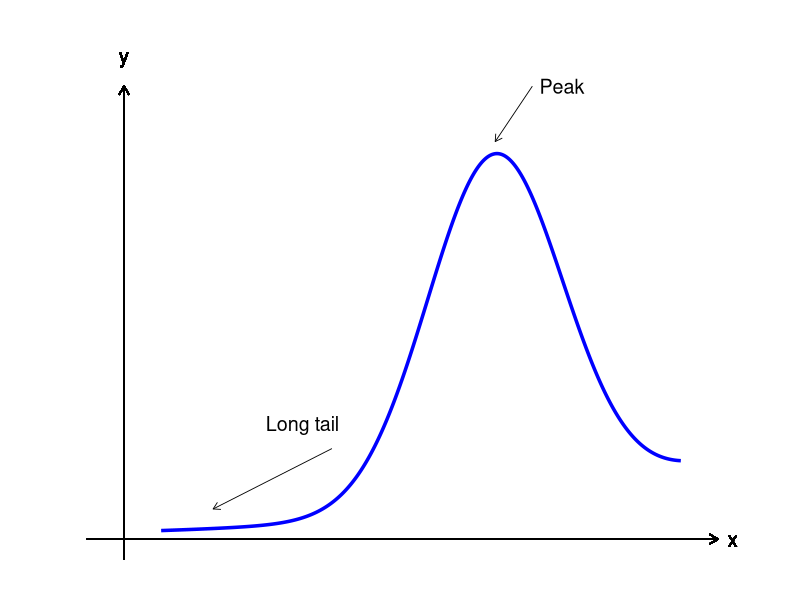
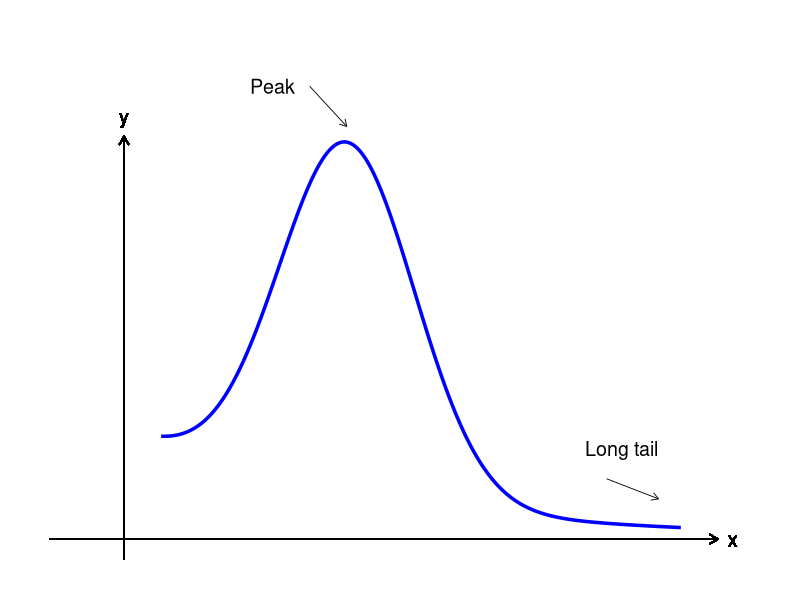
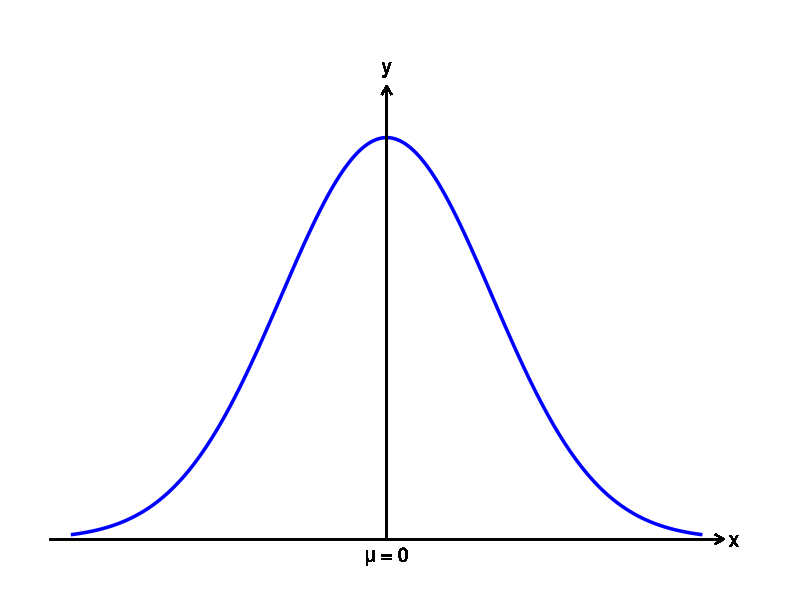
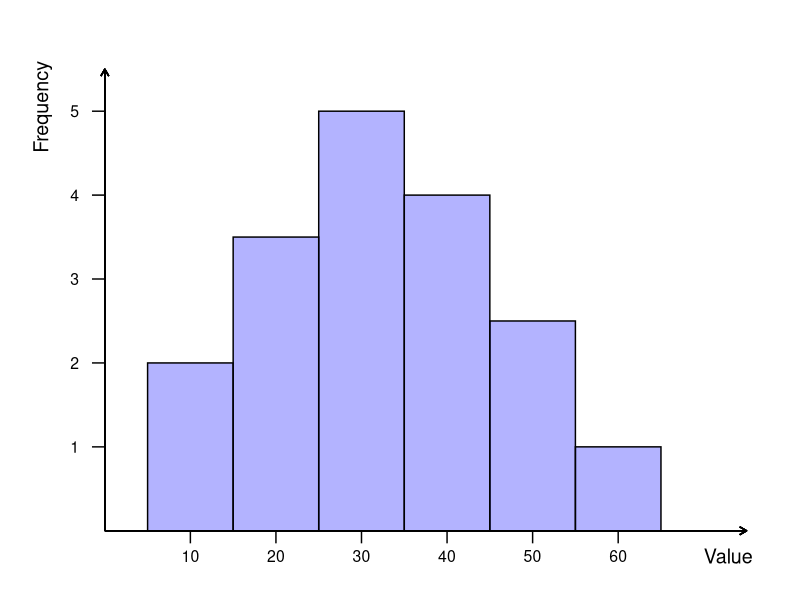
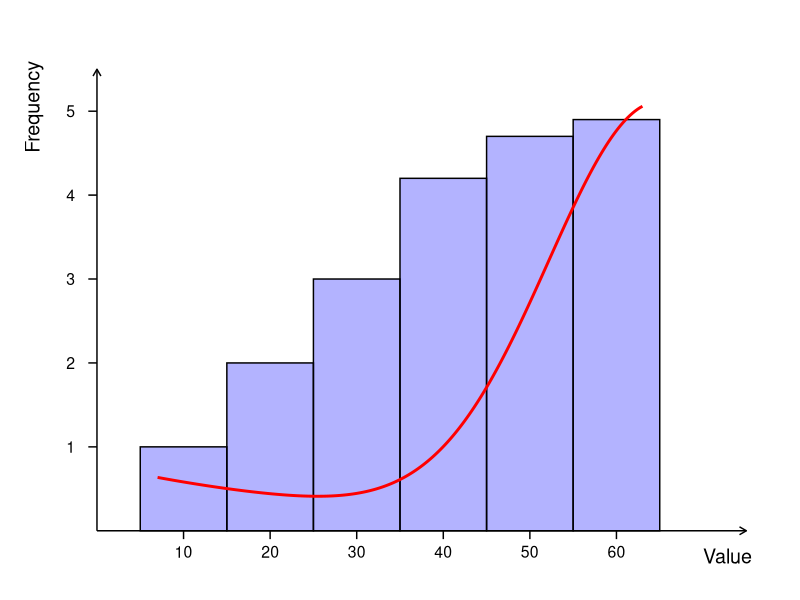
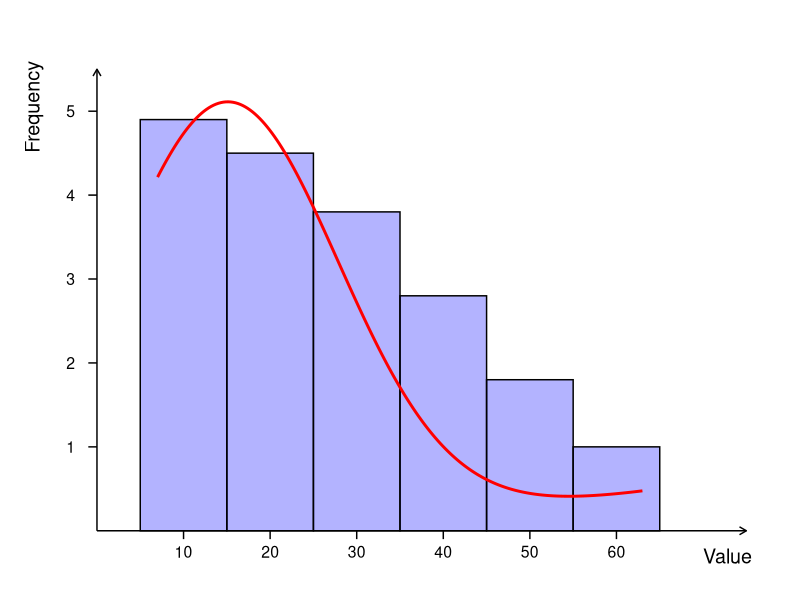
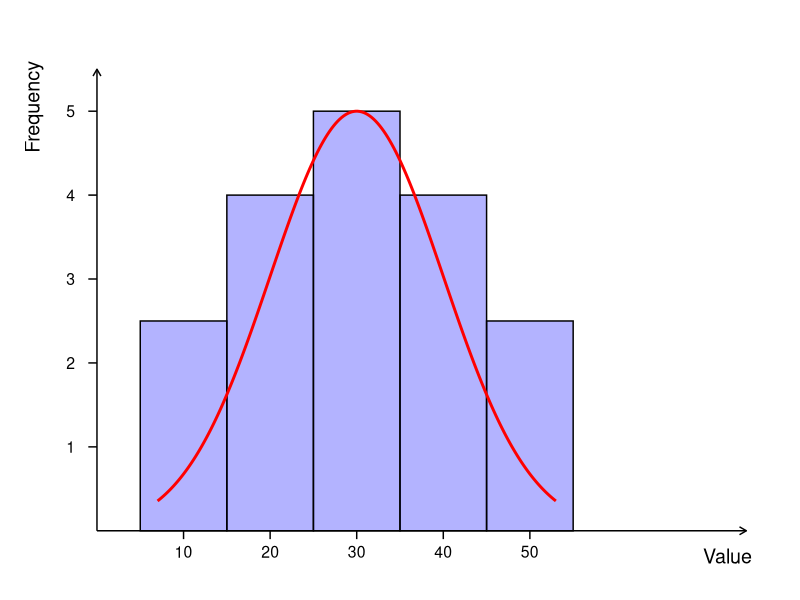
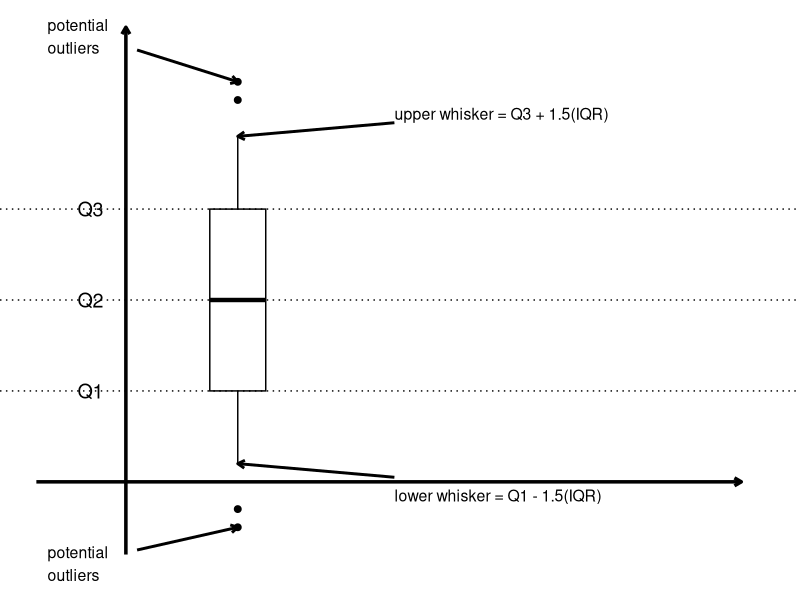

These figures' R source, in order:
## ---- chunk 1
library(ggplot2)
library(grid)  # for unit()

# Create data for the skewed curve
x <- seq(0.5, 7.5, length.out = 500)
y <- 3.5 * exp(-0.6 * (x - 5)^2) + 0.6 * exp(-0.3 * (7 - x))
data <- data.frame(x, y)

# Plot
ggplot(data, aes(x, y)) +
  geom_line(color = "blue", linewidth = 1.2) +
  
  # Custom x- and y-axes with arrows
  geom_segment(aes(x = -0.5, xend = 8, y = 0, yend = 0),
               arrow = arrow(length = unit(0.25, "cm")),
               color = "black", linewidth = 0.5, inherit.aes = FALSE) +
  geom_segment(aes(x = 0, xend = 0, y = -0.2, yend = 4.5),
               arrow = arrow(length = unit(0.25, "cm")),
               color = "black", linewidth = 0.5, inherit.aes = FALSE) +
  
  # Axis labels near arrow tips
  geom_text(aes(x = 8.2, y = 0, label = "x"), size = 5, inherit.aes = FALSE) +
  geom_text(aes(x = 0, y = 4.8, label = "y"), size = 5, inherit.aes = FALSE) +
  
  # Annotations
  geom_segment(data = data.frame(x = 2.8, y = 0.9, xend = 1.2, yend = 0.3),
               aes(x = x, y = y, xend = xend, yend = yend),
               arrow = arrow(length = unit(0.2, "cm")), linewidth = 0.3,
               inherit.aes = FALSE) +
  geom_text(data = data.frame(x = 2.4, y = 1.15, label = "Long tail"),
            aes(x = x, y = y, label = label), size = 5,
            inherit.aes = FALSE) +
  
  geom_segment(data = data.frame(x = 5.5, y = 4.5, xend = 5.0, yend = 3.95),
               aes(x = x, y = y, xend = xend, yend = yend),
               arrow = arrow(length = unit(0.2, "cm")), linewidth = 0.3,
               inherit.aes = FALSE) +
  geom_text(data = data.frame(x = 5.90, y = 4.5, label = "Peak"),
            aes(x = x, y = y, label = label), size = 5,
            inherit.aes = FALSE) +
  
  coord_cartesian(xlim = c(-1, 8.5), ylim = c(-0.2, 5)) +
  theme_minimal(base_size = 14) +
  theme(
    panel.grid = element_blank(),
    axis.title = element_blank(),
    axis.text = element_blank(),
    axis.ticks = element_blank()
  )
## ---- chunk 2
library(ggplot2)
library(grid)  # for unit()

# Create data for the skewed curve
x <- seq(0.5, 7.5, length.out = 500)
y <- 3.5 * exp(-0.6 * (x - 3)^2) + 0.6 * exp(-0.3 * (x - 2))
data <- data.frame(x, y)

ggplot(data, aes(x, y)) +
  geom_line(color = "blue", linewidth = 1.2) +
  
  # Axes with arrows
  geom_segment(aes(x = -1, xend = 8, y = 0, yend = 0),
               arrow = arrow(length = unit(0.25, "cm")),
               color = "black", linewidth = 0.5, inherit.aes = FALSE) +
  geom_segment(aes(x = 0, xend = 0, y = -0.2, yend = 4),
               arrow = arrow(length = unit(0.25, "cm")),
               color = "black", linewidth = 0.5, inherit.aes = FALSE) +
  
  # Axis labels
  geom_text(aes(x = 8.2, y = 0, label = "x"), size = 5, inherit.aes = FALSE) +
  geom_text(aes(x = 0, y = 4.2, label = "y"), size = 5, inherit.aes = FALSE) +
  
  # Annotations
  geom_segment(data = data.frame(x = 2.5, y = 4.5, xend = 3, yend = 4.1),
               aes(x = x, y = y, xend = xend, yend = yend),
               arrow = arrow(length = unit(0.2, "cm")),
               linewidth = 0.3, inherit.aes = FALSE) +
  geom_text(data = data.frame(x = 2, y = 4.5, label = "Peak"),
            aes(x = x, y = y, label = label),
            size = 5, inherit.aes = FALSE) +
  
  geom_segment(data = data.frame(x = 6.5, y = 0.6, xend = 7.2, yend = 0.4),
               aes(x = x, y = y, xend = xend, yend = yend),
               arrow = arrow(length = unit(0.2, "cm")),
               linewidth = 0.3, inherit.aes = FALSE) +
  geom_text(data = data.frame(x = 6.7, y = 0.9, label = "Long tail"),
            aes(x = x, y = y, label = label),
            size = 5, inherit.aes = FALSE) +
  
  coord_cartesian(xlim = c(-1, 8.5), ylim = c(-0.2, 5)) +
  theme_minimal(base_size = 14) +
  theme(
    panel.grid = element_blank(),
    axis.title = element_blank(),
    axis.text = element_blank(),
    axis.ticks = element_blank()
  )
## ---- chunk 3
library(ggplot2)
library(grid)

# Standard normal curve
x <- seq(-3, 3, length.out = 500)
y <- dnorm(x)
data <- data.frame(x, y)

ggplot(data, aes(x, y)) +
  geom_line(color = "blue", linewidth = 1.2) +
  
  # Axes with arrows
  geom_segment(aes(x = -3.2, xend = 3.2, y = 0, yend = 0),
               arrow = arrow(length = unit(0.25, "cm")),
               color = "black", linewidth = 0.6, inherit.aes = FALSE) +
  geom_segment(aes(x = 0, xend = 0, y = 0, yend = 0.45),
               arrow = arrow(length = unit(0.25, "cm")),
               color = "black", linewidth = 0.6, inherit.aes = FALSE) +
  
  # Dashed line from peak to x-axis
  geom_segment(aes(x = 0, xend = 0, y = 0, yend = dnorm(0)),
               linetype = "dashed", color = "black", inherit.aes = FALSE) +
  
  # Axis labels
  geom_text(aes(x = 3.3, y = 0, label = "x"), size = 5, inherit.aes = FALSE) +
  geom_text(aes(x = 0, y = 0.47, label = "y"), size = 5, inherit.aes = FALSE) +
  
  # Label for mu = 0
  geom_text(aes(x = 0, y = -0.015, label = "μ = 0"), size = 5, inherit.aes = FALSE) +
  
  coord_cartesian(xlim = c(-3.2, 3.5), ylim = c(-0.02, 0.5)) +
  theme_minimal(base_size = 14) +
  theme(
    panel.grid = element_blank(),
    axis.title = element_blank(),
    axis.text = element_blank(),
    axis.ticks = element_blank()
  )
## ---- chunk 4
library(ggplot2)

# Data for bars
df <- data.frame(
  xmin = c(0.5, 1.5, 2.5, 3.5, 4.5, 5.5),
  xmax = c(1.5, 2.5, 3.5, 4.5, 5.5, 6.5),
  ymax = c(2, 3.5, 5, 4, 2.5, 1)
)
df$xmid <- (df$xmin + df$xmax) / 2
df$xlabel <- c("10", "20", "30", "40", "50", "60")

# Plot
ggplot(df) +
  # Bars
  geom_rect(aes(xmin = xmin, xmax = xmax, ymin = 0, ymax = ymax),
            fill = "blue", alpha = 0.3, color = "black") +
  
  # X-axis ticks and labels
  geom_segment(data = df, aes(x = xmid, xend = xmid, y = 0, yend = -0.15)) +
  geom_text(data = df, aes(x = xmid, y = -0.3, label = xlabel), size = 4) +
  
  # Y-axis ticks and labels
  geom_segment(data = data.frame(y = 1:5),
               aes(x = 0, xend = -0.15, y = y, yend = y)) +
  geom_text(data = data.frame(y = 1:5),
            aes(x = -0.3, y = y, label = y), size = 4, hjust = 1) +
  
  # Axis arrows
  geom_segment(aes(x = 0, xend = 7.5, y = 0, yend = 0),
               arrow = arrow(length = unit(0.2, "cm")), linewidth = 0.5) +
  geom_segment(aes(x = 0, xend = 0, y = 0, yend = 5.5),
               arrow = arrow(length = unit(0.2, "cm")), linewidth = 0.5) +
  
  # Axis titles
  annotate("text", x = 7.0, y = -0.3, label = "Value", hjust = 0, size = 5) +
  annotate("text", x = -0.75, y = 5.6, label = "Frequency", angle = 90, hjust = 1, size = 5) +
  
  # Layout
  coord_cartesian(xlim = c(-0.8, 7.7), ylim = c(-0.5, 6)) +
  theme_void()
## ---- chunk 5
library(ggplot2)

# Bar data
df <- data.frame(
  xmin = c(0.5, 1.5, 2.5, 3.5, 4.5, 5.5),
  xmax = c(1.5, 2.5, 3.5, 4.5, 5.5, 6.5),
  ymax = c(1, 2, 3, 4.2, 4.7, 4.9)
)
df$xmid <- (df$xmin + df$xmax) / 2
df$xlabel <- c("10", "20", "30", "40", "50", "60")

# Curve function
curve_df <- data.frame(x = seq(0.7, 6.3, length.out = 200))
curve_df$y <- with(curve_df, 5 * exp(-0.3 * (6.5 - x)^2) + 0.5 * exp(-0.3 * (x - 1.5)))

# Y ticks
yticks <- data.frame(y = 1:5)

# Plot
ggplot() +
  # Histogram bars
  geom_rect(data = df,
            aes(xmin = xmin, xmax = xmax, ymin = 0, ymax = ymax),
            fill = "blue", alpha = 0.3, color = "black") +
  
  # Red curve
  geom_line(data = curve_df, aes(x = x, y = y), color = "red", linewidth = 1) +
  
  # X ticks and labels
  geom_segment(data = df, aes(x = xmid, xend = xmid, y = 0, yend = -0.1)) +
  geom_text(data = df, aes(x = xmid, y = -0.25, label = xlabel), size = 4) +
  
  # Y ticks and labels
  geom_segment(data = yticks, aes(x = 0, xend = -0.1, y = y, yend = y)) +
  geom_text(data = yticks, aes(x = -0.25, y = y, label = y), size = 4, hjust = 1) +
  
  # Axis arrows
  geom_segment(aes(x = 0, xend = 7.5, y = 0, yend = 0),
               arrow = arrow(length = unit(0.2, "cm")), linewidth = 0.5) +
  geom_segment(aes(x = 0, xend = 0, y = 0, yend = 5.5),
               arrow = arrow(length = unit(0.2, "cm")), linewidth = 0.5) +
  
  # Axis titles
  annotate("text", x = 7.0, y = -0.3, label = "Value", hjust = 0, size = 5) +
  annotate("text", x = -0.75, y = 5.6, label = "Frequency", angle = 90, hjust = 1, size = 5) +
  
  # Final styling
  coord_cartesian(xlim = c(-0.7, 7.7), ylim = c(-0.5, 6)) +
  theme_void()
## ---- chunk 6
library(ggplot2)

# Bar data
df <- data.frame(
  xmin = c(0.5, 1.5, 2.5, 3.5, 4.5, 5.5),
  xmax = c(1.5, 2.5, 3.5, 4.5, 5.5, 6.5),
  ymax = c(4.9, 4.5, 3.8, 2.8, 1.8, 1)
)
df$xmid <- (df$xmin + df$xmax) / 2
df$xlabel <- c("10", "20", "30", "40", "50", "60")

# Curve
curve_df <- data.frame(x = seq(0.7, 6.3, length.out = 200))
curve_df$y <- with(curve_df, 5 * exp(-0.3 * (x - 1.5)^2) + 0.5 * exp(-0.3 * (6.5 - x)))

# Y-axis tick data
yticks <- data.frame(y = 1:5)

# Plot
ggplot() +
  # Histogram bars
  geom_rect(data = df,
            aes(xmin = xmin, xmax = xmax, ymin = 0, ymax = ymax),
            fill = "blue", alpha = 0.3, color = "black") +
  
  # Red curve
  geom_line(data = curve_df, aes(x = x, y = y), color = "red", linewidth = 1) +
  
  # X-axis ticks and labels
  geom_segment(data = df, aes(x = xmid, xend = xmid, y = 0, yend = -0.1)) +
  geom_text(data = df, aes(x = xmid, y = -0.25, label = xlabel), size = 4) +
  
  # Y-axis ticks and labels
  geom_segment(data = yticks, aes(x = 0, xend = -0.1, y = y, yend = y)) +
  geom_text(data = yticks, aes(x = -0.25, y = y, label = y), size = 4, hjust = 1) +
  
  # Axes with arrows
  geom_segment(aes(x = 0, xend = 7.5, y = 0, yend = 0),
               arrow = arrow(length = unit(0.2, "cm")), linewidth = 0.5) +
  geom_segment(aes(x = 0, xend = 0, y = 0, yend = 5.5),
               arrow = arrow(length = unit(0.2, "cm")), linewidth = 0.5) +
  
  # Axis titles
  annotate("text", x = 7.0, y = -0.3, label = "Value", hjust = 0, size = 5) +
  annotate("text", x = -0.75, y = 5.6, label = "Frequency", angle = 90, hjust = 1, size = 5) +
  
  # Final layout
  coord_cartesian(xlim = c(-0.7, 7.7), ylim = c(-0.5, 6)) +
  theme_void()
## ---- chunk 7
library(ggplot2)

# Bar data (symmetric around center)
df <- data.frame(
  xmin = c(0.5, 1.5, 2.5, 3.5, 4.5),
  xmax = c(1.5, 2.5, 3.5, 4.5, 5.5),
  ymax = c(2.5, 4, 5, 4, 2.5)
)
df$xmid <- (df$xmin + df$xmax) / 2
df$xlabel <- c("10", "20", "30", "40", "50")

# Red curve: f(x) = 5 * exp(-0.5 * (x - 3)^2)
curve_df <- data.frame(x = seq(0.7, 5.3, length.out = 200))
curve_df$y <- with(curve_df, 5 * exp(-0.5 * (x - 3)^2))

# Y ticks
yticks <- data.frame(y = 1:5)

# ggplot
ggplot() +
  # Bars
  geom_rect(data = df,
            aes(xmin = xmin, xmax = xmax, ymin = 0, ymax = ymax),
            fill = "blue", alpha = 0.3, color = "black") +
  
  # Red curve
  geom_line(data = curve_df, aes(x = x, y = y), color = "red", linewidth = 1) +
  
  # X-axis ticks and labels
  geom_segment(data = df, aes(x = xmid, xend = xmid, y = 0, yend = -0.1)) +
  geom_text(data = df, aes(x = xmid, y = -0.25, label = xlabel), size = 4) +
  
  # Y-axis ticks and labels
  geom_segment(data = yticks, aes(x = 0, xend = -0.1, y = y, yend = y)) +
  geom_text(data = yticks, aes(x = -0.25, y = y, label = y), size = 4, hjust = 1) +
  
  # Axis arrows
  geom_segment(aes(x = 0, xend = 7.5, y = 0, yend = 0),
               arrow = arrow(length = unit(0.2, "cm")), linewidth = 0.5) +
  geom_segment(aes(x = 0, xend = 0, y = 0, yend = 5.5),
               arrow = arrow(length = unit(0.2, "cm")), linewidth = 0.5) +
  
  # Axis labels
  annotate("text", x = 7.0, y = -0.3, label = "Value", hjust = 0, size = 5) +
  annotate("text", x = -0.75, y = 5.6, label = "Frequency", angle = 90, hjust = 1, size = 5) +
  
  # Final layout
  coord_cartesian(xlim = c(-0.7, 7.7), ylim = c(-0.5, 6)) +
  theme_void()
## ---- chunk 8
knitr::include_app("https://nishan-mudalige.shinyapps.io/Histogram-Shiny-App/", height = "743")
## ---- chunk 9
library(ggplot2)
library(grid)  # for arrow unit()

# Quartile and whisker values
Q1 <- 2; Q2 <- 3; Q3 <- 4
low_whisker <- 1.2; high_whisker <- 4.8
outliers <- c(0.5, 0.7, 5.2, 5.4)
xbox <- 2  # x-position of the box (shifted right)

# Data
box_data <- data.frame(
  x = xbox,
  ymin = low_whisker,
  lower = Q1,
  middle = Q2,
  upper = Q3,
  ymax = high_whisker
)

outlier_data <- data.frame(
  x = xbox,
  y = outliers
)

quartile_lines <- data.frame(
  y = c(Q1, Q2, Q3),
  label = c("Q1", "Q2", "Q3")
)

# Plot
ggplot() +
  # Boxplot at x = 2
  geom_boxplot(data = box_data,
               aes(x = x, ymin = ymin, lower = lower, middle = middle,
                   upper = upper, ymax = ymax),
               stat = "identity", width = 0.5, fill = "white", color = "black", fatten = 3) +
  
  # Outliers
  geom_point(data = outlier_data, aes(x = x, y = y), size = 2) +
  
  # Dotted reference lines
  geom_hline(data = quartile_lines, aes(yintercept = y), linetype = "dotted") +
  geom_text(data = quartile_lines, aes(x = 0.8, y = y, label = label), hjust = 1, size = 5) +
  
  # Whisker annotations
  annotate("segment", x = xbox + 1.4, xend = xbox, y = high_whisker + 0.15, yend = high_whisker,
           arrow = arrow(length = unit(0.2, "cm")), size = 1) +
  annotate("text", x = xbox + 1.4, y = high_whisker + 0.25,
           label = "upper whisker = Q3 + 1.5(IQR)", hjust = 0, size = 4) +
  
  annotate("segment", x = xbox + 1.4, xend = xbox, y = low_whisker - 0.15, yend = low_whisker,
           arrow = arrow(length = unit(0.2, "cm")), size = 1) +
  annotate("text", x = xbox + 1.4, y = low_whisker - 0.35,
           label = "lower whisker = Q1 - 1.5(IQR)", hjust = 0, size = 4) +
  
  # Outlier annotations
  annotate("segment", x = xbox - 0.9, xend = xbox, y = 5.75, yend = 5.4,
           arrow = arrow(length = unit(0.2, "cm")), size = 1) +
  annotate("text", x = xbox - 1.7, y = 5.9,
           label = "potential\noutliers", hjust = 0, size = 4) +
  
  annotate("segment", x = xbox - 0.9, xend = xbox, y = 0.25, yend = 0.5,
           arrow = arrow(length = unit(0.2, "cm")), size = 1) +
  annotate("text", x = xbox - 1.7, y = 0.1,
           label = "potential\noutliers", hjust = 0, size = 4) +
  
  # Axis arrows (without numeric labels)
  annotate("segment", x = 1, xend = 1, y = 0.2, yend = 6,
           arrow = arrow(length = unit(0.2, "cm")), size = 1.2) +
  annotate("segment", x = 0.2, xend = 6.5, y = 1, yend = 1,
           arrow = arrow(length = unit(0.2, "cm")), size = 1.2) +
  
  # Layout: remove ticks, gridlines, and background
  coord_cartesian(xlim = c(0.2, 6.7), ylim = c(0, 6)) +
  theme_void() +
  theme(axis.text = element_blank(), axis.ticks = element_blank())
## ---- chunk 10
library(ggplot2)

# Generate left-skewed data
set.seed(123)
x <- rbeta(1000, shape1 = 5, shape2 = 2)
df <- data.frame(value = x)

# Compute mean and median
mean_val <- mean(df$value)
median_val <- median(df$value)

# Vertical offset to separate labels
label_offset <- 0.03  # you can increase this for more spacing

# Plot
ggplot(df, aes(x = "", y = value)) +
  geom_boxplot(fill = "lightblue", width = 0.3, outlier.shape = NA) +
  
  # Mean point and dashed lines
  geom_point(aes(y = mean_val), color = "red", size = 3) +
  geom_segment(aes(x = 0.85, xend = 1.15, y = median_val, yend = median_val),
               color = "blue", linetype = "dashed") +
  geom_segment(aes(x = 0.85, xend = 1.15, y = mean_val, yend = mean_val),
               color = "red", linetype = "dashed") +
  
  # Separated annotations
  annotate("text", x = 1.25, y = mean_val - label_offset, 
           label = sprintf("Mean = %.2f", mean_val), 
           color = "red", hjust = 0, size = 3.8) +
  annotate("text", x = 1.25, y = median_val + label_offset, 
           label = sprintf("Median = %.2f", median_val), 
           color = "blue", hjust = 0, size = 3.8) +
  
  # Labels and theme
  labs(title = "Boxplot: Median > Mean (Left-Skewed)", y = "Value", x = NULL) +
  scale_y_continuous(expand = expansion(mult = c(0.05, 0.15))) +
  theme_minimal() +
  theme(
    axis.text.x = element_blank(),
    axis.ticks.x = element_blank()
  ) +
  coord_cartesian(clip = "off")
## ---- chunk 11
library(ggplot2)

# Generate right-skewed data (mean > median)
set.seed(456)
x <- rbeta(1000, shape1 = 2, shape2 = 5)  # right-skewed
df <- data.frame(value = x)

# Compute summary statistics
mean_val <- mean(df$value)
median_val <- median(df$value)
label_offset <- 0.03  # vertical space between annotations

# Plot
ggplot(df, aes(x = "", y = value)) +
  geom_boxplot(fill = "lightblue", width = 0.3, outlier.shape = NA) +
  
  # Mean point and dashed lines
  geom_point(aes(y = mean_val), color = "red", size = 3) +
  geom_segment(aes(x = 0.85, xend = 1.15, y = median_val, yend = median_val),
               color = "blue", linetype = "dashed") +
  geom_segment(aes(x = 0.85, xend = 1.15, y = mean_val, yend = mean_val),
               color = "red", linetype = "dashed") +
  
  # Separated annotations
  annotate("text", x = 1.25, y = mean_val + label_offset, 
           label = sprintf("Mean = %.2f", mean_val), 
           color = "red", hjust = 0, size = 3.8) +
  annotate("text", x = 1.25, y = median_val - label_offset, 
           label = sprintf("Median = %.2f", median_val), 
           color = "blue", hjust = 0, size = 3.8) +
  
  # Labels and theme
  labs(title = "Boxplot: Mean > Median (Right-Skewed)", y = "Value", x = NULL) +
  scale_y_continuous(expand = expansion(mult = c(0.05, 0.15))) +
  theme_minimal() +
  theme(
    axis.text.x = element_blank(),
    axis.ticks.x = element_blank()
  ) +
  coord_cartesian(clip = "off")
## ---- chunk 12
library(ggplot2)

# Manually construct symmetric data with exact mean == median
# For example: symmetric around 0.5
x <- c(0.1, 0.3, 0.4, 0.5, 0.6, 0.7, 0.9)  # odd number: median is middle
x <- rep(x, times = 10)  # repeat to enlarge data
df <- data.frame(value = x)

# Compute summary statistics
mean_val <- mean(df$value)     # exactly 0.5
median_val <- median(df$value) # exactly 0.5
label_offset <- 0.02

# Plot
ggplot(df, aes(x = "", y = value)) +
  geom_boxplot(fill = "lightblue", width = 0.3, outlier.shape = NA) +
  
  # Add mean point and dashed line
  geom_point(aes(y = mean_val), color = "red", size = 3) +
  geom_segment(aes(x = 0.85, xend = 1.15, y = median_val, yend = median_val),
               color = "blue", linetype = "dashed") +
  
  # Since mean = median, just annotate once
  annotate("text", x = 1.25, y = mean_val + label_offset, 
           label = sprintf("Mean = Median = %.2f", mean_val), 
           color = "purple", hjust = 0, size = 4) +
  
  # Labels and theme
  labs(title = "Boxplot: Mean = Median (Perfectly Symmetric Data)", 
       y = "Value", x = NULL) +
  scale_y_continuous(expand = expansion(mult = c(0.05, 0.15))) +
  theme_minimal() +
  theme(
    axis.text.x = element_blank(),
    axis.ticks.x = element_blank()
  ) +
  coord_cartesian(clip = "off")
